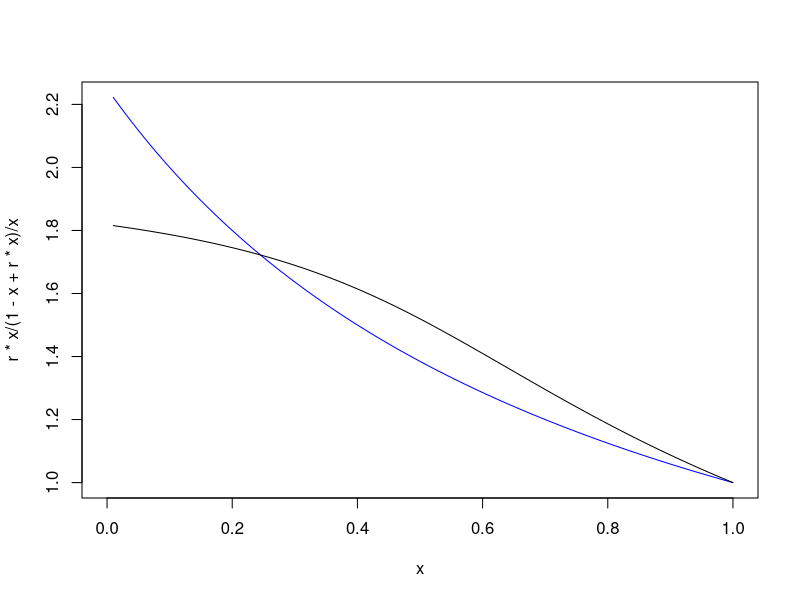

This chart was generated by the following R code:

## Uniform test, multiply success odds by r

r = 2.25
m = 1.05

curve(r*x/(1-x+r*x)/x, from=0, to=1, col="blue")
## curve(m*x, add=TRUE)
curve((sqrt(324*x^2-324*x+121)+22*x-11)/(sqrt(324*x^2-324*x+121)+18*x-7)/x
	, add=TRUE
)
